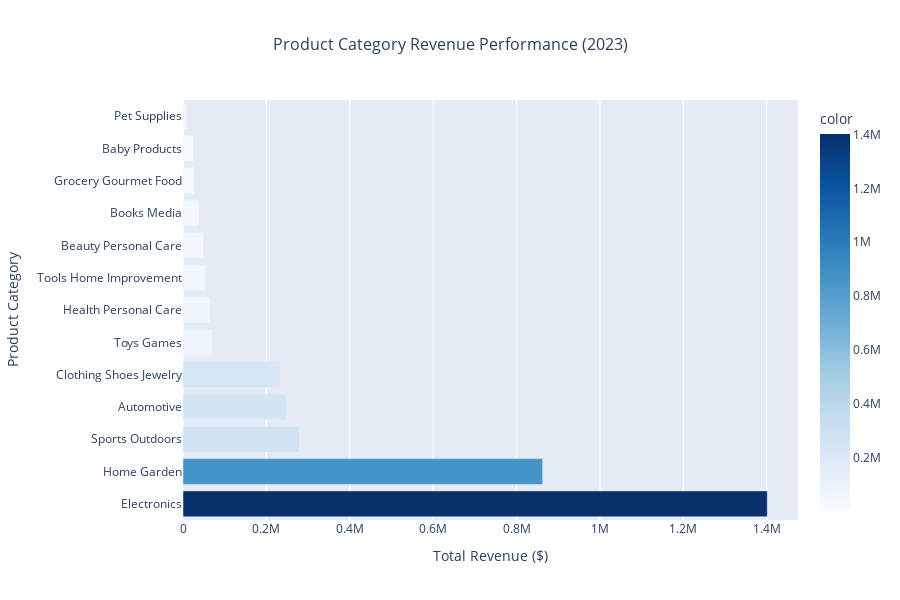

Source (notebook cell):
### Code cell
# Create interactive category performance chart
categories_clean = category_performance['product_category_name'].str.replace('_', ' ').str.title()

fig = px.bar(
    x=category_performance['total_revenue'],
    y=categories_clean,
    orientation='h',
    title=f'Product Category Revenue Performance ({TARGET_YEAR})',
    labels={'x': 'Total Revenue ($)', 'y': 'Product Category'},
    color=category_performance['total_revenue'],
    color_continuous_scale='Blues'
)

fig.update_layout(
    height=600,
    title_font_size=16,
    title_x=0.5
)

fig.show()

### Figure 1 — Plotly figure (JSON) as saved in the notebook; plotly's stock layout.template omitted (floating-point values rounded to 4 significant figures)
{"data": [{"hovertemplate": "Total Revenue ($)=%{x}<br>Product Category=%{y}<br>color=%{marker.color}<extra></extra>", "legendgroup": "", "marker": {"color": [1401000.0, 862700.0, 278800.0, 247700.0, 232700.0, 70160.0, 65370.0, 54280.0, 49210.0, 38560.0, 26960.0, 25300.0, 7131.0], "coloraxis": "coloraxis", "pattern": {"shape": ""}}, "name": "", "orientation": "h", "showlegend": false, "textposition": "auto", "type": "bar", "x": [1401000.0, 862700.0, 278800.0, 247700.0, 232700.0, 70160.0, 65370.0, 54280.0, 49210.0, 38560.0, 26960.0, 25300.0, 7131.0], "xaxis": "x", "y": ["Electronics", "Home Garden", "Sports Outdoors", "Automotive", "Clothing Shoes Jewelry", "Toys Games", "Health Personal Care", "Tools Home Improvement", "Beauty Personal Care", "Books Media", "Grocery Gourmet Food", "Baby Products", "Pet Supplies"], "yaxis": "y"}], "layout": {"barmode": "relative", "coloraxis": {"colorbar": {"title": {"text": "color"}}, "colorscale": [[0, "rgb(247,251,255)"], [0.125, "rgb(222,235,247)"], [0.25, "rgb(198,219,239)"], [0.375, "rgb(158,202,225)"], [0.5, "rgb(107,174,214)"], [0.625, "rgb(66,146,198)"], [0.75, "rgb(33,113,181)"], [0.875, "rgb(8,81,156)"], [1, "rgb(8,48,107)"]]}, "height": 600, "legend": {"tracegroupgap": 0}, "title": {"font": {"size": 16}, "text": "Product Category Revenue Performance (2023)", "x": 0.5}, "xaxis": {"anchor": "y", "domain": [0, 1], "title": {"text": "Total Revenue ($)"}}, "yaxis": {"anchor": "x", "domain": [0, 1], "title": {"text": "Product Category"}}}}
